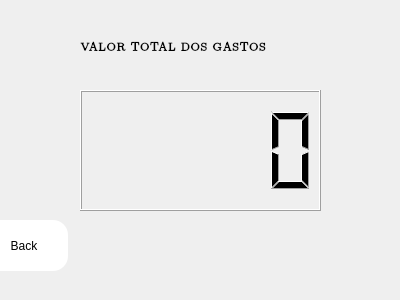
<?xml version="1.0" encoding="UTF-8"?>
<ui version="4.0">
 <class>cont_all</class>
 <widget class="QWidget" name="cont_all">
  <property name="geometry">
   <rect>
    <x>0</x>
    <y>0</y>
    <width>400</width>
    <height>300</height>
   </rect>
  </property>
  <property name="windowTitle">
   <string>Form</string>
  </property>
  <widget class="QLCDNumber" name="lcdNumber">
   <property name="geometry">
    <rect>
     <x>80</x>
     <y>90</y>
     <width>241</width>
     <height>121</height>
    </rect>
   </property>
  </widget>
  <widget class="QLabel" name="label">
   <property name="geometry">
    <rect>
     <x>80</x>
     <y>20</y>
     <width>241</width>
     <height>51</height>
    </rect>
   </property>
   <property name="font">
    <font>
     <family>LM Roman Unslanted 10</family>
     <bold>true</bold>
    </font>
   </property>
   <property name="text">
    <string>VALOR TOTAL DOS GASTOS</string>
   </property>
  </widget>
  <widget class="QPushButton" name="pushButton">
   <property name="geometry">
    <rect>
     <x>-20</x>
     <y>220</y>
     <width>88</width>
     <height>51</height>
    </rect>
   </property>
   <property name="styleSheet">
    <string notr="true">border-radius: 15px ;
background-color: white ; </string>
   </property>
   <property name="text">
    <string>Back</string>
   </property>
  </widget>
 </widget>
 <resources/>
 <connections/>
</ui>
